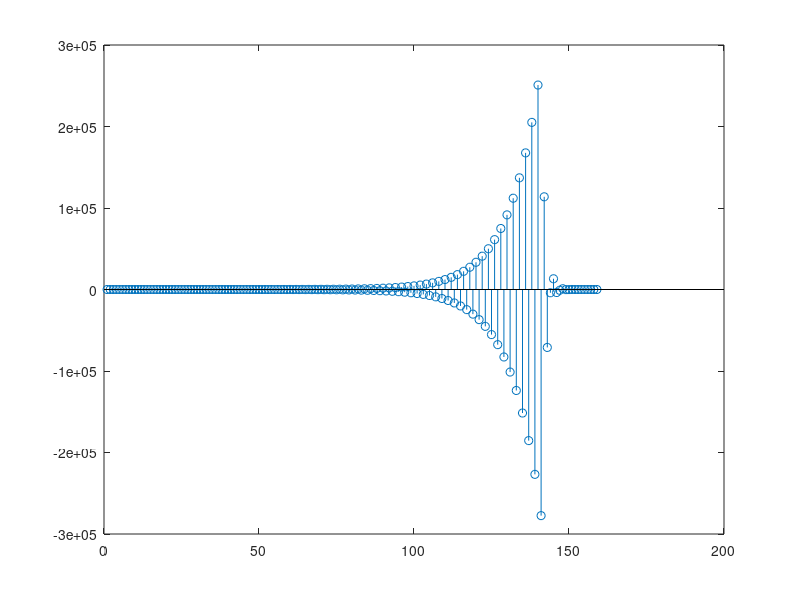

Write MATLAB code to recreate this figure.
% Συντελεστές αριθμητή και παρανομαστή S1 συστήματος για ΣΜ
den1 = [2 1 0.5 0];
num1 = [0 0.1 0 0.1];

% Συντελεστές αριθμητή και παρανομαστή S2 συστήματος για ΣΜ
den2 = [1 0 0 0];
num2 = [2 0 1 0];

% Συντελεστές αριθμητή και παρανομαστή S3 συστήματος για ΣΜ
den3 = [1 0 -0.5 0.8];
num3 = [1 0.4 -1.4 0];

% κρουστική απόκριση h3
h3 = impz(num3,den3);

% Επειδή το τα S1 και S2 είναι ΓΧΑ ισχυέι η αρχή της υπέρθεσης
% άρα το άθροισμα τους μας δίνει ένα σύστημα το S12 που απλώς αθρόιζω τους
% συντελεστές του S1 και S2 (παράλληλη σύνδεση)
den12 = den1 + den2;
num12 = num1 + num2;

% κρουστική απόκριση h12
h12 = impz(num12,den12);

% h = h12 * h3 (σε σειρά σύνδεση)
h = conv(h12,h3);
% σχεδιασμός h
stem(h);